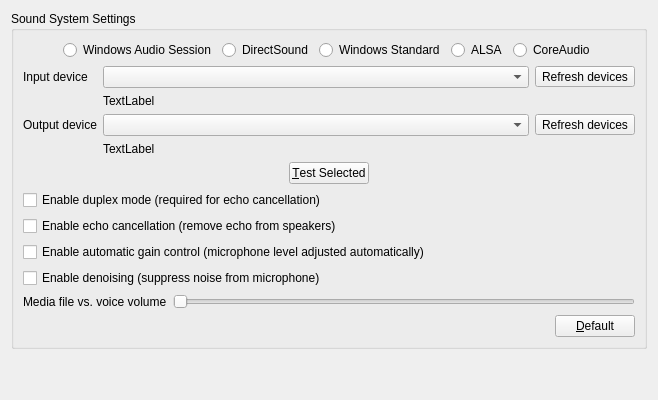
     <widget class="QWidget" name="soundTab">
      <attribute name="title">
       <string>Sound System</string>
      </attribute>
      <layout class="QVBoxLayout" name="verticalLayout_6">
       <item>
        <widget class="QGroupBox" name="groupBox_5">
         <property name="title">
          <string>Sound System Settings</string>
         </property>
         <layout class="QVBoxLayout" name="verticalLayout_7">
          <item>
           <layout class="QHBoxLayout" name="horizontalLayout_3">
            <item>
             <spacer name="horizontalSpacer_16">
              <property name="orientation">
               <enum>Qt::Horizontal</enum>
              </property>
              <property name="sizeHint" stdset="0">
               <size>
                <width>40</width>
                <height>20</height>
               </size>
              </property>
             </spacer>
            </item>
            <item>
             <widget class="QRadioButton" name="wasapiButton">
              <property name="text">
               <string>Windows Audio Session</string>
              </property>
             </widget>
            </item>
            <item>
             <widget class="QRadioButton" name="dsoundButton">
              <property name="text">
               <string>DirectSound</string>
              </property>
             </widget>
            </item>
            <item>
             <widget class="QRadioButton" name="winmmButton">
              <property name="text">
               <string>Windows Standard</string>
              </property>
             </widget>
            </item>
            <item>
             <widget class="QRadioButton" name="alsaButton">
              <property name="text">
               <string>ALSA</string>
              </property>
             </widget>
            </item>
            <item>
             <widget class="QRadioButton" name="coreaudioButton">
              <property name="text">
               <string>CoreAudio</string>
              </property>
             </widget>
            </item>
            <item>
             <spacer name="horizontalSpacer_17">
              <property name="orientation">
               <enum>Qt::Horizontal</enum>
              </property>
              <property name="sizeHint" stdset="0">
               <size>
                <width>40</width>
                <height>20</height>
               </size>
              </property>
             </spacer>
            </item>
           </layout>
          </item>
          <item>
           <layout class="QGridLayout" name="gridLayout_3" columnstretch="0,1,0">
            <item row="0" column="0">
             <widget class="QLabel" name="label_12">
              <property name="text">
               <string>Input device</string>
              </property>
              <property name="buddy">
               <cstring>inputdevBox</cstring>
              </property>
             </widget>
            </item>
            <item row="0" column="1">
             <widget class="QComboBox" name="inputdevBox"/>
            </item>
            <item row="1" column="1">
             <widget class="QLabel" name="inputinfoLabel">
              <property name="text">
               <string notr="true">TextLabel</string>
              </property>
              <property name="alignment">
               <set>Qt::AlignLeading|Qt::AlignLeft|Qt::AlignVCenter</set>
              </property>
              <property name="wordWrap">
               <bool>true</bool>
              </property>
             </widget>
            </item>
            <item row="2" column="0">
             <widget class="QLabel" name="label_14">
              <property name="text">
               <string>Output device</string>
              </property>
              <property name="buddy">
               <cstring>outputdevBox</cstring>
              </property>
             </widget>
            </item>
            <item row="2" column="1">
             <widget class="QComboBox" name="outputdevBox"/>
            </item>
            <item row="3" column="1">
             <widget class="QLabel" name="outputinfoLabel">
              <property name="text">
               <string notr="true">TextLabel</string>
              </property>
              <property name="wordWrap">
               <bool>true</bool>
              </property>
             </widget>
            </item>
            <item row="2" column="2">
             <widget class="QToolButton" name="refreshoutputButton">
              <property name="text">
               <string>Refresh devices</string>
              </property>
              <property name="icon">
               <iconset resource="resources.qrc">
                <normaloff>:/images/images/refresh.png</normaloff>:/images/images/refresh.png</iconset>
              </property>
              <property name="iconSize">
               <size>
                <width>20</width>
                <height>20</height>
               </size>
              </property>
             </widget>
            </item>
            <item row="0" column="2">
             <widget class="QToolButton" name="refreshinputButton">
              <property name="text">
               <string>Refresh devices</string>
              </property>
              <property name="icon">
               <iconset resource="resources.qrc">
                <normaloff>:/images/images/refresh.png</normaloff>:/images/images/refresh.png</iconset>
              </property>
              <property name="iconSize">
               <size>
                <width>20</width>
                <height>20</height>
               </size>
              </property>
             </widget>
            </item>
           </layout>
          </item>
          <item>
           <layout class="QHBoxLayout" name="horizontalLayout_4">
            <item>
             <spacer name="horizontalSpacer_5">
              <property name="orientation">
               <enum>Qt::Horizontal</enum>
              </property>
              <property name="sizeHint" stdset="0">
               <size>
                <width>40</width>
                <height>20</height>
               </size>
              </property>
             </spacer>
            </item>
            <item>
             <widget class="QPushButton" name="sndtestButton">
              <property name="text">
               <string>&amp;Test Selected</string>
              </property>
              <property name="checkable">
               <bool>true</bool>
              </property>
             </widget>
            </item>
            <item>
             <spacer name="horizontalSpacer_6">
              <property name="orientation">
               <enum>Qt::Horizontal</enum>
              </property>
              <property name="sizeHint" stdset="0">
               <size>
                <width>40</width>
                <height>20</height>
               </size>
              </property>
             </spacer>
            </item>
           </layout>
          </item>
          <item>
           <widget class="QCheckBox" name="sndduplexBox">
            <property name="text">
             <string>Enable duplex mode (required for echo cancellation)</string>
            </property>
           </widget>
          </item>
          <item>
           <widget class="QCheckBox" name="echocancelBox">
            <property name="text">
             <string>Enable echo cancellation (remove echo from speakers)</string>
            </property>
           </widget>
          </item>
          <item>
           <widget class="QCheckBox" name="agcBox">
            <property name="text">
             <string>Enable automatic gain control (microphone level adjusted automatically)</string>
            </property>
           </widget>
          </item>
          <item>
           <widget class="QCheckBox" name="denoisingBox">
            <property name="text">
             <string>Enable denoising (suppress noise from microphone)</string>
            </property>
           </widget>
          </item>
          <item>
           <layout class="QHBoxLayout" name="horizontalLayout_10">
            <item>
             <widget class="QLabel" name="label_34">
              <property name="text">
               <string>Media file vs. voice volume</string>
              </property>
             </widget>
            </item>
            <item>
             <widget class="QSlider" name="mediavsvoiceSlider">
              <property name="maximum">
               <number>200</number>
              </property>
              <property name="orientation">
               <enum>Qt::Horizontal</enum>
              </property>
             </widget>
            </item>
           </layout>
          </item>
          <item>
           <layout class="QHBoxLayout" name="horizontalLayout_6">
            <item>
             <spacer name="horizontalSpacer_9">
              <property name="orientation">
               <enum>Qt::Horizontal</enum>
              </property>
              <property name="sizeHint" stdset="0">
               <size>
                <width>40</width>
                <height>20</height>
               </size>
              </property>
             </spacer>
            </item>
            <item>
             <widget class="QPushButton" name="snddefaultButton">
              <property name="text">
               <string>&amp;Default</string>
              </property>
             </widget>
            </item>
           </layout>
          </item>
         </layout>
        </widget>
       </item>
       <item>
        <spacer name="verticalSpacer_3">
         <property name="orientation">
          <enum>Qt::Vertical</enum>
         </property>
         <property name="sizeHint" stdset="0">
          <size>
           <width>20</width>
           <height>40</height>
          </size>
         </property>
        </spacer>
       </item>
      </layout>
     </widget>
